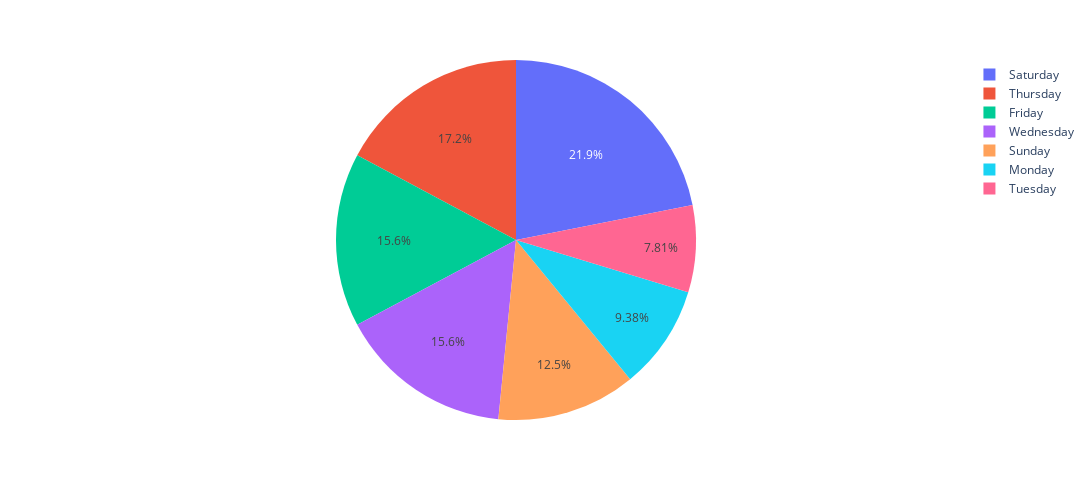

Notebook code cell kept with this figure:
### Code cell
plt.figure(figsize=(10, 8))


px.pie(data_frame=act_grouped_by_Day,values='Number Fatalities',names=act_grouped_by_Day.index, width= 1500, height= 500)

### Figure 1 — Plotly figure (JSON) as saved in the notebook; plotly's stock layout.template omitted (floating-point values rounded to 4 significant figures)
{"data": [{"domain": {"x": [0, 1], "y": [0, 1]}, "hovertemplate": "Dayweek=%{label}<br>Number Fatalities=%{value}<extra></extra>", "labels": ["Friday", "Monday", "Saturday", "Sunday", "Thursday", "Tuesday", "Wednesday"], "legendgroup": "", "name": "", "showlegend": true, "type": "pie", "values": [10, 6, 14, 8, 11, 5, 10]}], "layout": {"height": 500, "legend": {"tracegroupgap": 0}, "margin": {"t": 60}, "width": 1500}}
